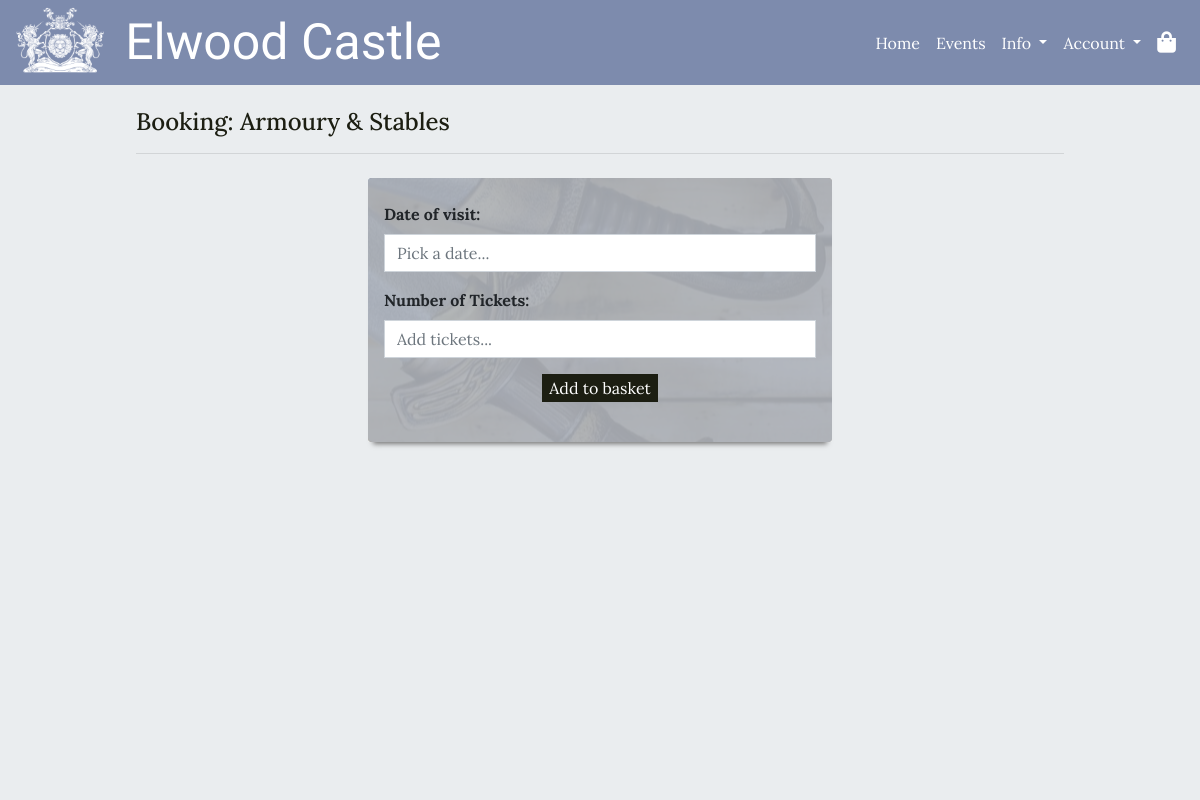
Page /events/book/3/ on the earlier database version.
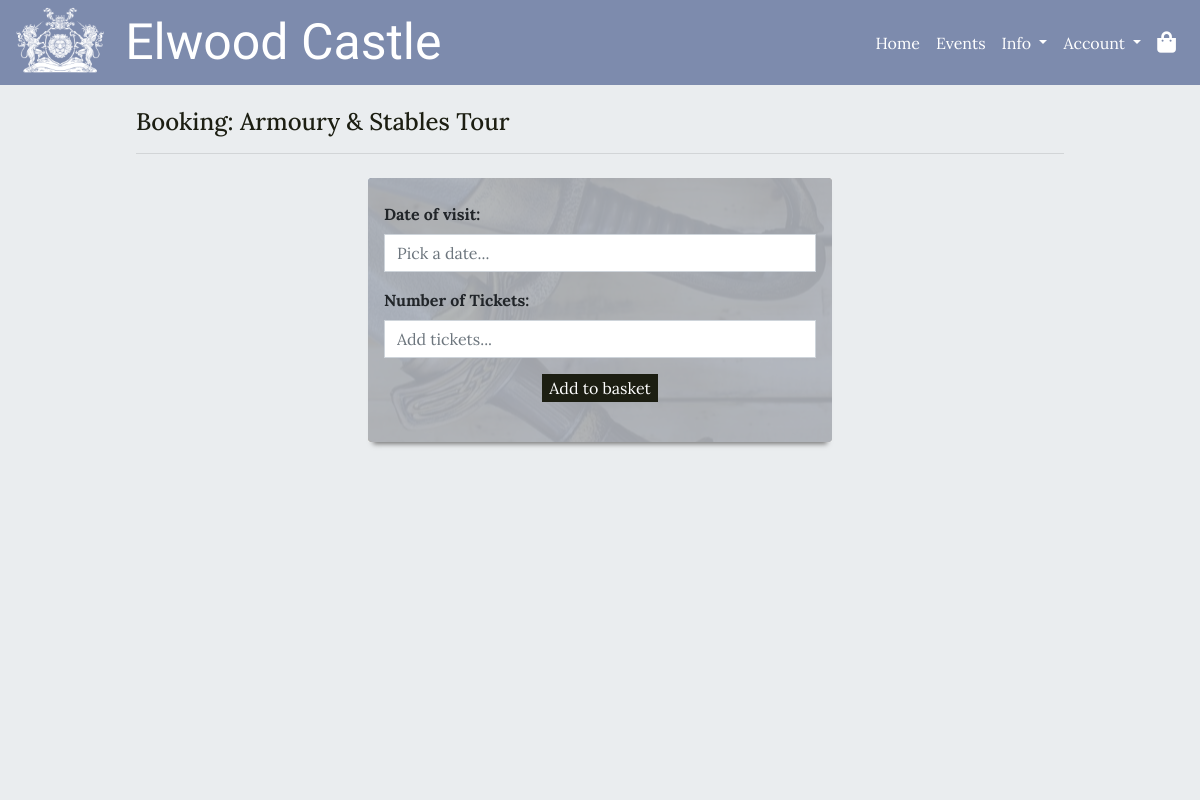
Same page on the later database version.
### events/models.py (models this page shows, shortened)
class Event(models.Model):
    category = models.ForeignKey('Category', null=True, blank=True,
                                 on_delete=models.SET_NULL)
    name = models.CharField(max_length=254)
    description = models.TextField()
    price = models.DecimalField(max_digits=8, decimal_places=2, blank=False)
    start_time = models.TimeField()
    rating = models.DecimalField(max_digits=2, decimal_places=1, null=True,
                                 blank=True)
    day_ticket_limit = models.PositiveIntegerField(blank=False,
                                                   validators=[
                                                      MaxValueValidator(200)
                                                    ])
    supervision = models.BooleanField(default=True, null=True, blank=True)
    age_restricted = models.BooleanField(default=True, null=True, blank=False)
    image = models.ImageField(null=True, blank=True)

### events/views.py (the view)
def book_event(request, event_id):
    try:
        event = Event.objects.get(pk=event_id)
    except Event.DoesNotExist:
        messages.error(request, "Sorry, that event can't be booked right now")
        return redirect(reverse('events'))
    template = 'events/book_event.html'
    context = {
        'event': event
        }
    return render(request, template, context)

### basket/contexts.py (called while the page is built, shortened)
def basket_items(request):
    basket_items = []
    total = 0
    basket = request.session.get('basket', {})
    context = {
        'basket_items': basket_items,
        'total': total,
    }
    return context

### events/templates/events/book_event.html (shortened to what this page needs)
{% extends 'base.html' %}
{% load static %}
{% block extra_css %}
    <link rel="stylesheet" href="https://cdnjs.cloudflare.com/ajax/libs/bootstrap-datepicker/1.9.0/css/bootstrap-datepicker.min.css" />
{% endblock %}
{% block content %}
<div class="color-overlay">
    <div class="container-fluid guttered p-3">
        <div class="row pt-2 mb-2">
            <div class="col-12 ">
                <h2 class="heading-text color-title text-l underlined mb-2">Booking: {{event.name}}</h2>
                <hr>
            </div>
        </div>
        <div class="row mt-2 mb-3">
            <div class="col-12">
                <div id="booking-form" class="mx-auto rounded" style="background: url({{ event.image.url }}) center;">
                    <div class="form-wrapper rounded">
                        <form method="POST" action="{% url 'add_to_basket' event.id %}" class="py-4 px-3 heading-text below-shadow">
                            <div class="form-group">
                                <label class="font-weight-bold" for="date_input">Date of visit:</label>
                                    <input type="text" class="form-control rounded-0" id="data_input"
                                    name="date" placeholder="Pick a date..." required>
                                </div>
                                <div class="form-group">
                                    <label class="font-weight-bold" for="ticket_input">Number of Tickets:</label>
                                    <input type="number" min="1" max="{{ event.day_ticket_limit }}" class="form-control rounded-0" id="ticket_input"
                                        name="ticket_quantity" placeholder="Add tickets..." required>
                                </div>
                                <div class="form-group">
                                    <button class="button d-block mx-auto" type="submit">
                                        Add to basket
                                    </button>
                                </div>
                        </form>
                    </div>
                </div>
            </div>
        </div>
    </div>
</div>
{% endblock %}

Differences in the rows shown:
changed Event: name "Armoury & Stables" → "Armoury & Stables Tour"
